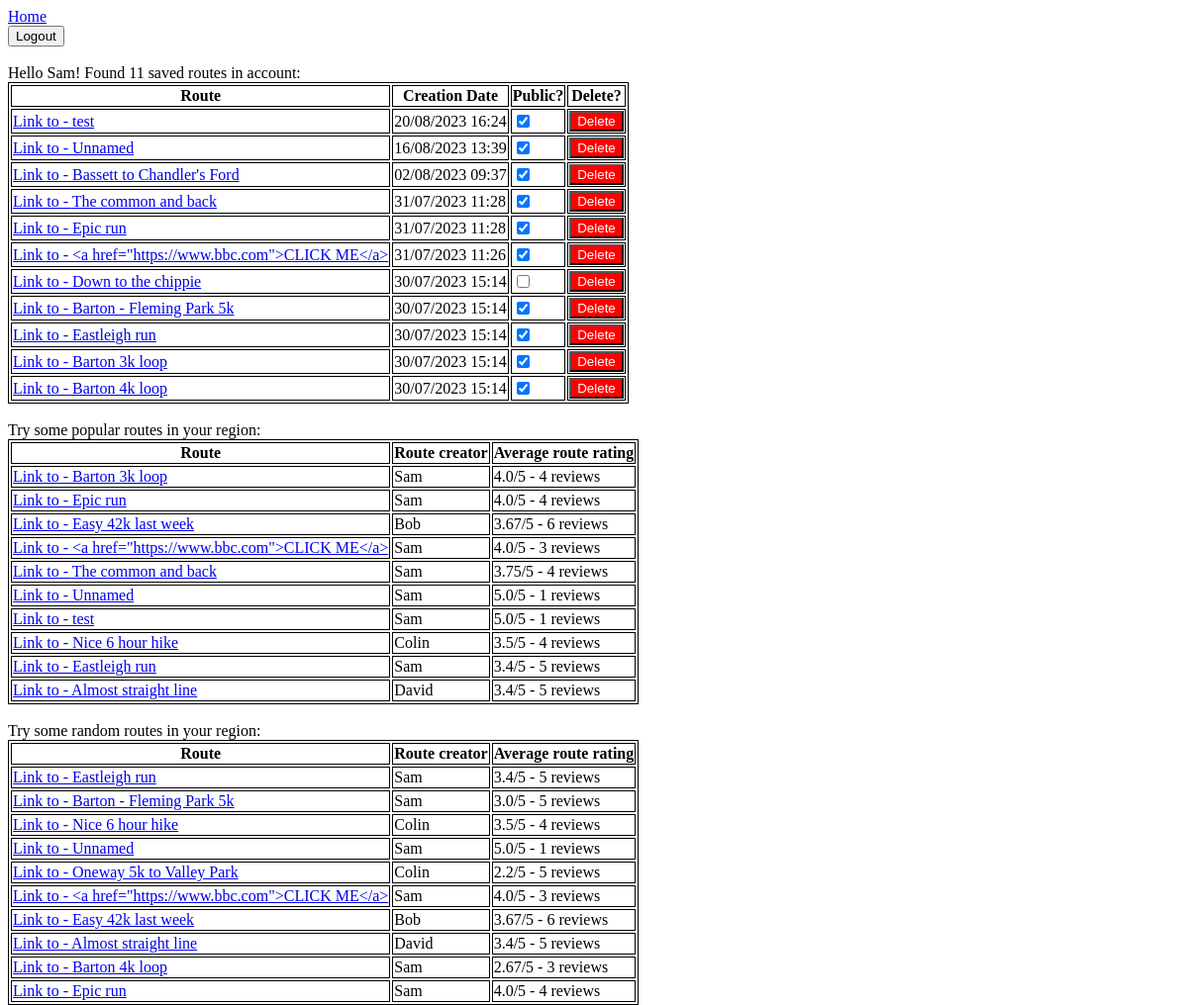
Page /account (signed in) on the committed database.
### tables this page shows
CREATE TABLE routes(id INTEGER PRIMARY KEY AUTOINCREMENT,timestamp TEXT,route TEXT,username TEXT,route_name TEXT,public INTEGER,FOREIGN KEY(username) REFERENCES accounts(username));

### server.py (the view)
@app.get('/account')
def account():
    if flask_login.current_user.is_authenticated:
        return flask.render_template('account.html',
                                     saved_routes=database.get_all_routes(flask_login.current_user.id),
                                     username=flask_login.current_user.id,
                                     random_routes=database.get_random_routes(),
                                     popular_routes=database.get_popular_routes())
    return flask.redirect('/login')

### database.py (called while the page is built)
def user_exists(username):
    res = cur.execute("SELECT username FROM accounts WHERE username=?", (username,))
    return res.fetchone() is not None

def get_all_routes(username):
    res = cur.execute("SELECT id, strftime('%d/%m/%Y %H:%M', timestamp), route, username, route_name, public "
                      "FROM routes "
                      "WHERE username=? "
                      "ORDER BY datetime(timestamp) DESC",
                      (username,))
    return res.fetchall()

def get_random_routes(limit=10):
    res = cur.execute("SELECT id, route, route_name, username, ROUND(AVG(route_ratings.rating),2), COUNT(route_ratings.rating) "
                      "FROM routes, route_ratings "
                      "WHERE routes.id=route_ratings.route_id "
                      "AND public = 1 "
                      "GROUP BY routes.id "
                      "ORDER BY RANDOM() "
                      "LIMIT ?",
                      (limit,))
    return res.fetchall()

def get_popular_routes(limit=10, dummy_rating=3, dummy_rating_count=10):
    res = cur.execute(
        "SELECT routes.id, routes.route, routes.route_name, routes.username, ROUND(AVG(route_ratings.rating),2), COUNT(route_ratings.rating) "
        "FROM routes, route_ratings "
        "WHERE public = 1 "
        "AND routes.id = route_ratings.route_id "
        "GROUP BY routes.id "
        "ORDER BY "
        "     IFNULL(1.0*(SUM(route_ratings.rating) + ?*?)/(COUNT(route_ratings.rating)+?)"
        "     ,-100) DESC, RANDOM() "
        "LIMIT ? ",
        (dummy_rating, dummy_rating_count, dummy_rating_count, limit))
    return res.fetchall()

### server.py (called while the page is built)
@login_manager.user_loader
def user_loader(username):
    if not database.user_exists(username):
        return
    user = flask_login.UserMixin()
    user.id = username
    return user

### server/templates/account.html (shortened to what this page needs)
<!DOCTYPE html>
<html lang="en" style="height:100%">
    <head>
        <link rel="stylesheet" href="/static/shared.css">
    </head>
    <body>
        <a href="/">Home</a>
        <br>
        <form action="/logout">
            <input type="submit" value="Logout"/>
        </form>
        <br>
        Hello {{ username }}! Found {{ saved_routes|length }} saved routes in account:
        <br>
        <table>
            <tr>
                <th>Route</th>
                <th>Creation Date</th>
                <th>Public?</th>
                <th>Delete?</th>
            </tr>
            {% for route in saved_routes %}
                <tr>
                    <td>
                        <a href="/view/{{ route[0] }}">Link to - {{ route[4] }}</a>
                    </td>
                    <td>
                        {{ route[1] }}
                    </td>
                    <td>
                        <input id={{ "public-checkbox" ~ route[0]}} type="checkbox"/>
                    </td>
                    <td>
                        <button class="red-only-button" onclick="open_dialog({{ route[0] }});">Delete</button>
                    </td>
                </tr>
            {% endfor %}
        </table>
        <br>
        Try some popular routes in your region:
        <table>
            <tr>
                <th>Route</th>
                <th>Route creator</th>
                <th>Average route rating</th>
             </tr>
            {% for route in popular_routes %}
                <tr>
                <td>
                    <a href="/view/{{ route[0] }}">Link to - {{ route[2] }}</a>
                </td>
                <td>
                    {{ route[3] }}
                </td>
                <td>
                    {{ route[4] }}/5 - {{ route[5] }} reviews
                </td>
                </tr>
            {% endfor %}
        </table>
        <br>
        Try some random routes in your region:
        <table>
            <tr>
                <th>Route</th>
                <th>Route creator</th>
                <th>Average route rating</th>
            </tr>
            {% for route in random_routes %}
                <tr>
                <td>
                    <a href="/view/{{ route[0] }}">Link to - {{ route[2] }}</a>
                </td>
                <td>
                    {{ route[3] }}
                </td>
                <td>
                    {{ route[4] }}/5 - {{ route[5] }} reviews
                </td>
                </tr>
            {% endfor %}
        </table>
    </body>
</html>

### server/static/shared.css (style rules this page uses)
.red-only-button { background-color: red; color: white; }

### server/templates/account.html (style rules this page uses)
table, th, td { border:1px solid black; }

### rows in the picture
routes: route_name "test", route "20/08/2023 16:24", username "Sam", route "5.0", public "1"
routes: route_name "Unnamed", route "16/08/2023 13:39", username "Sam", route "5.0", public "1"
routes: route_name "Bassett to Chandler's Ford", route "02/08/2023 09:37"
routes: route_name "The common and back", route "31/07/2023 11:28", username "Sam", route "3.75", route "4"
routes: route_name "Epic run", route "31/07/2023 11:28", username "Sam", route "4.0", route "4"
routes: route_name "<a href=\"https://www.bbc.com\">CLICK ME</a>", route "31/07/2023 11:26", username "Sam", route "4.0", route "3"
routes: route_name "Down to the chippie", route "30/07/2023 15:14"
routes: route_name "Barton - Fleming Park 5k", route "30/07/2023 15:14", username "Sam", route "3.0", route "5"
routes: route_name "Eastleigh run", route "30/07/2023 15:14", username "Sam", route "3.4", route "5"
routes: route_name "Barton 3k loop", route "30/07/2023 15:14", username "Sam", route "4.0", route "4"
routes: route_name "Barton 4k loop", route "30/07/2023 15:14", username "Sam", route "2.67", route "3"
routes: route_name "Easy 42k last week", username "Bob", route "3.67", route "6"
routes: route_name "Nice 6 hour hike", username "Colin", route "3.5", route "4"
routes: route_name "Almost straight line", username "David", route "3.4", route "5"
routes: route_name "Oneway 5k to Valley Park", username "Colin", route "2.2", route "5"

### other values in the picture
{{ username }} "Sam"
{{ saved_routes|length }} "11"
